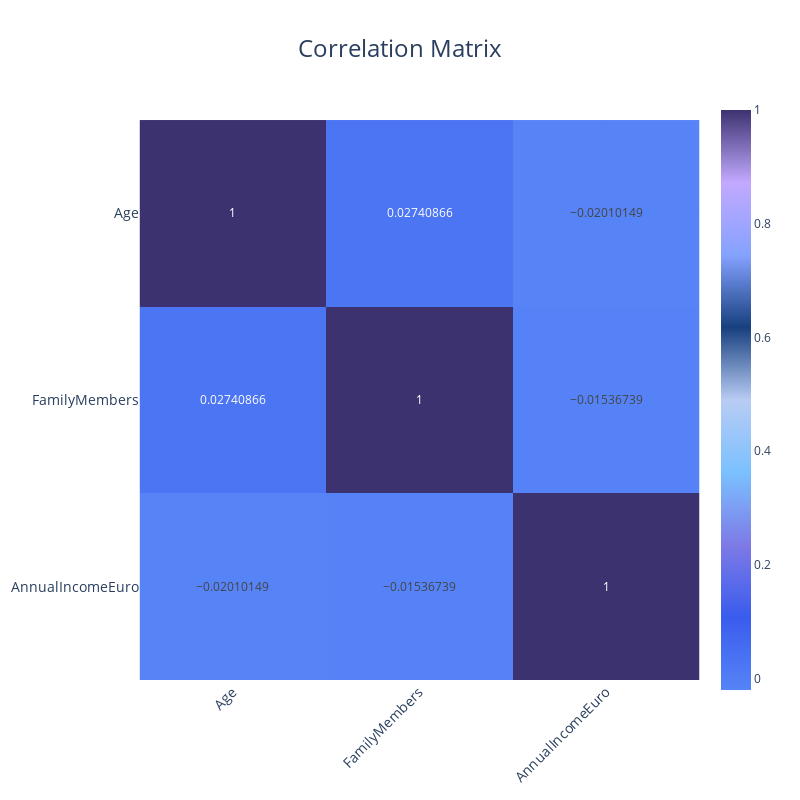

The cell this chart's notebook holds for it:
### Markdown cell above
We can confirm that there are no anomalies in our numerical features. Now we can move on to the correlation matrix, to check for multicollinearity.

### Code cell
plot_correlation_matrix(
    travel_df, numerical_features, save_path="images/correlation_matrix.png"
)

### Figure 1 — Plotly figure (JSON) as saved in the notebook; plotly's stock layout.template omitted (floating-point values rounded to 4 significant figures)
{"data": [{"coloraxis": "coloraxis", "hovertemplate": "x: %{x}<br>y: %{y}<br>color: %{z}<extra></extra>", "name": "0", "texttemplate": "%{z}", "type": "heatmap", "x": ["Age", "FamilyMembers", "AnnualIncomeEuro"], "xaxis": "x", "y": ["Age", "FamilyMembers", "AnnualIncomeEuro"], "yaxis": "y", "z": [[1, 0.02741, -0.0201], [0.02741, 1, -0.01537], [-0.0201, -0.01537, 1]]}], "layout": {"coloraxis": {"colorscale": [[0, "#5684F7"], [0.125, "#3A5CED"], [0.25, "#7E7AE6"], [0.375, "#7BC0FF"], [0.5, "#B8CCF4"], [0.625, "#18407F"], [0.75, "#85A2FF"], [0.875, "#C2A9FF"], [1, "#3D3270"]]}, "height": 800, "margin": {"b": 100, "l": 100, "r": 100, "t": 100}, "title": {"font": {"size": 24}, "text": "Correlation Matrix", "x": 0.5, "xanchor": "center", "y": 0.95, "yanchor": "top"}, "width": 800, "xaxis": {"anchor": "y", "constrain": "domain", "domain": [0, 1], "scaleanchor": "y", "tickangle": -45, "tickfont": {"size": 14}, "title": {"font": {"size": 18}}}, "yaxis": {"anchor": "x", "autorange": "reversed", "constrain": "domain", "domain": [0, 1], "tickfont": {"size": 14}, "title": {"font": {"size": 18}}}}}
